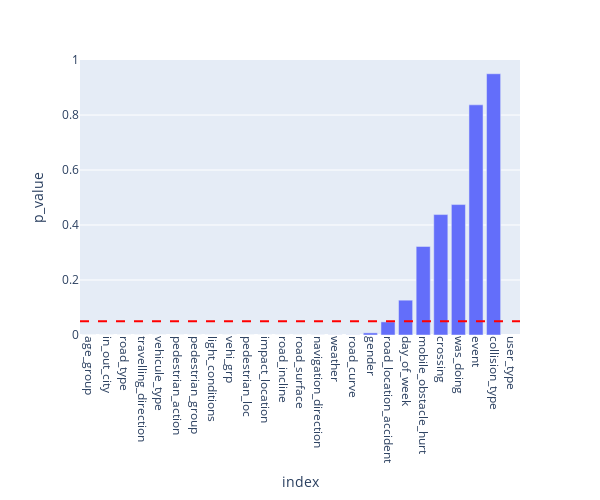

The code cell stored with this chart in its notebook:
### Code cell
# chi-square test
X = cat_train_transformed.drop('injury_level',axis=1)
y = cat_train_transformed['injury_level']

chi_scores = chi2(X,y)

# top correlated features + p_values visualization from chi-square test
p_values = pd.Series(chi_scores[1],index = X.columns)
p_values.sort_values(inplace = True)

fig=px.bar(p_values, labels={'value': 'p_value'}, width=600, height=500)
fig.add_hline(y=0.05, line_dash="dash", line_color="red")
fig.update_layout(showlegend=False)
fig.update_xaxes(tickangle = 90)

### Figure 1 — Plotly figure (JSON) as saved in the notebook; plotly's stock layout.template omitted (floating-point values rounded to 4 significant figures)
{"data": [{"alignmentgroup": "True", "hovertemplate": "variable=0<br>index=%{x}<br>p_value=%{y}<extra></extra>", "legendgroup": "0", "marker": {"color": "#636efa", "pattern": {"shape": ""}}, "name": "0", "offsetgroup": "0", "orientation": "v", "showlegend": true, "textposition": "auto", "type": "bar", "x": ["age_group", "in_out_city", "road_type", "travelling_direction", "vehicule_type", "pedestrian_action", "pedestrian_group", "light_conditions", "vehi_grp", "pedestrian_loc", "impact_location", "road_incline", "road_surface", "navigation_direction", "weather", "road_curve", "gender", "road_location_accident", "day_of_week", "mobile_obstacle_hurt", "crossing", "was_doing", "event", "collision_type", "user_type"], "xaxis": "x", "y": [1.167e-143, 8.295e-126, 9.368e-36, 1.225e-34, 6.979e-34, 3.826e-24, 3.249e-19, 3.525e-19, 1.968e-18, 1.938e-10, 3.343e-08, 7.92e-07, 1.75e-05, 0.0001389, 0.0003494, 0.0004487, 0.007786, 0.0477, 0.1266, 0.3222, 0.4381, 0.4744, 0.8372, 0.9503, null], "yaxis": "y"}], "layout": {"barmode": "relative", "height": 500, "legend": {"title": {"text": "variable"}, "tracegroupgap": 0}, "margin": {"t": 60}, "shapes": [{"line": {"color": "red", "dash": "dash"}, "type": "line", "x0": 0, "x1": 1, "xref": "x domain", "y0": 0.05, "y1": 0.05, "yref": "y"}], "showlegend": false, "width": 600, "xaxis": {"anchor": "y", "domain": [0, 1], "tickangle": 90, "title": {"text": "index"}}, "yaxis": {"anchor": "x", "domain": [0, 1], "title": {"text": "p_value"}}}}
